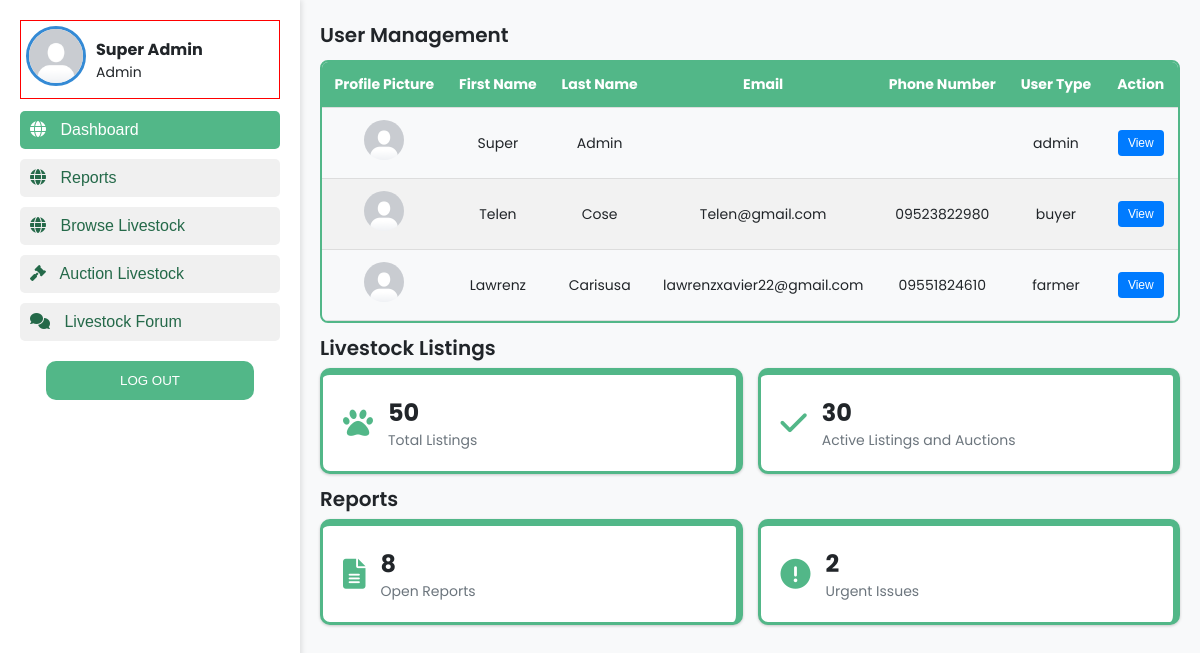
/Frontend/Admin/admin_dashboard.php (signed in), run on an earlier commit of the app's database.
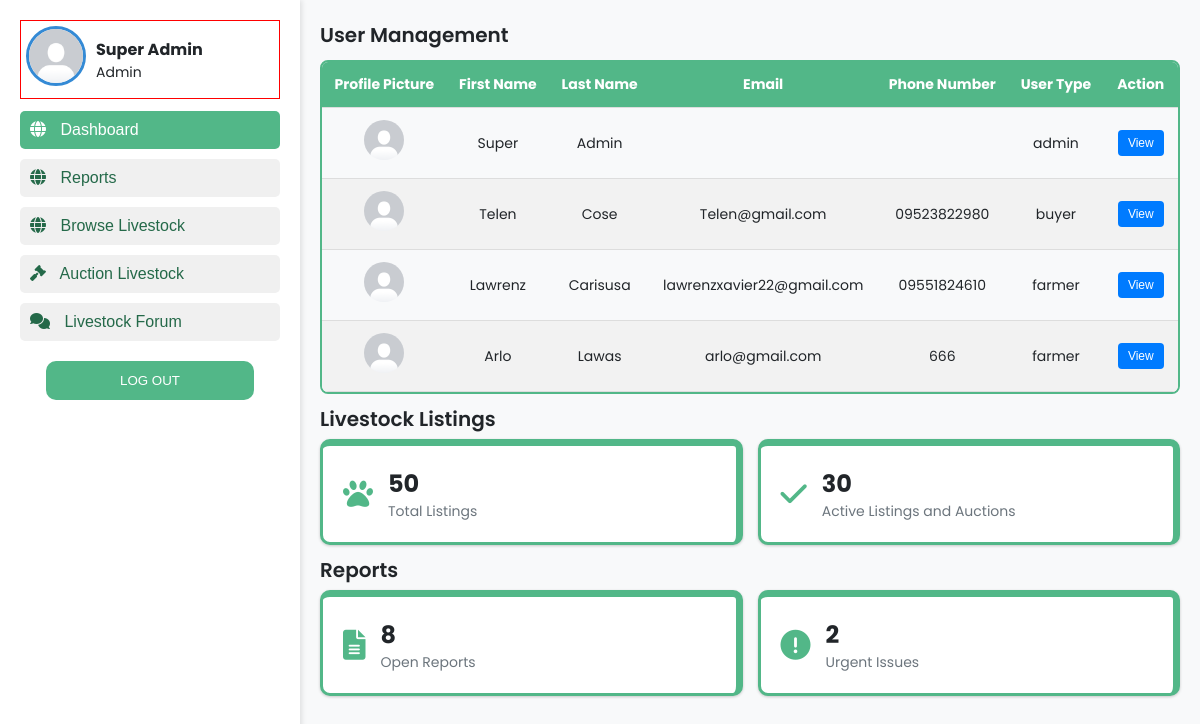
And on a later commit of the database.
### tables this page shows
CREATE TABLE `tbl_users` (
  `id` int(11) NOT NULL,
  `user_type` varchar(255) NOT NULL,
  `first_name` varchar(255) NOT NULL,
  `last_name` varchar(255) NOT NULL,
  `username` varchar(255) NOT NULL,
  `phone` varchar(255) NOT NULL,
  `email` varchar(255) NOT NULL,
  `password` varchar(255) NOT NULL,
  `profile_picture` varchar(255) NOT NULL
);

### Frontend/Admin/admin_dashboard.php (the view, shortened to what this page needs)
<?php
include('../../Backend/db/db_connect.php');
$default_profile_picture = '../../Assets/default-profile.png';
$user_query = "SELECT first_name, last_name, profile_picture, email, phone, user_type FROM tbl_users";
$user_result = mysqli_query($con, $user_query);
?>
<!DOCTYPE html>
<html lang="en">
<head>
    <link rel="stylesheet" href="../../css/main.css">
    <link rel="stylesheet" href="../../css/sidebar.css">
    <link rel="stylesheet" href="../../css/admin_dashboard.css">
    <link rel="stylesheet" href="https://cdnjs.cloudflare.com/ajax/libs/font-awesome/6.0.0-beta3/css/all.min.css">
</head>
<body>
    <div class="container">
        <?php
        include('../../sidebar/sidebar-admin.php');
        ?>
        <div class="main-content">
            <div class="dashboard-content">
                <div class="dashboard-section">
                    <h2>User Management</h2>
                    <div class="table-container">
                        <table class="user-management-table">
                            <thead>
                                <tr>
                                    <th>Profile Picture</th>
                                    <th>First Name</th>
                                    <th>Last Name</th>
                                    <th>Email</th>
                                    <th>Phone Number</th>
                                    <th>User Type</th>
                                    <th>Action</th>
                                </tr>
                            </thead>
                            <tbody>
                                <?php while ($user = mysqli_fetch_assoc($user_result)) {
                                    $user_profile_picture = !empty($user['profile_picture']) && file_exists('../../uploads/profile_pictures/' . $user['profile_picture'])
                                        ? '../../uploads/profile_pictures/' . $user['profile_picture']
                                        : $default_profile_picture;
                                ?>
                                    <tr>
                                        <td><img src="<?php echo htmlspecialchars($user_profile_picture); ?>" alt="Profile Picture" class="profile-img"></td>
                                        <td><?php echo htmlspecialchars($user['first_name']); ?></td>
                                        <td><?php echo htmlspecialchars($user['last_name']); ?></td>
                                        <td><?php echo htmlspecialchars($user['email']); ?></td>
                                        <td><?php echo htmlspecialchars($user['phone']); ?></td>
                                        <td><?php echo htmlspecialchars($user['user_type']); ?></td>
                                        <td>
                                            <button class="action-btn view-btn">View</button>
                                        </td>
                                    </tr>
                                <?php } ?>
                            </tbody>
                        </table>
                    </div>
                </div>
                <div class="dashboard-section">
                    <h2>Livestock Listings</h2>
                    <div class="listing-cards">
                        <div class="card">
                            <i class="fas fa-paw"></i>
                            <div>
                                <h3>50</h3>
                                <p>Total Listings</p>
                            </div>
                        </div>
                        <div class="card">
                            <i class="fas fa-check"></i>
                            <div>
                                <h3>30</h3>
                                <p>Active Listings and Auctions</p>
                            </div>
                        </div>
                    </div>
                </div>
                <div class="dashboard-section">
                    <h2>Reports</h2>
                    <div class="report-cards">
                        <div class="card">
                            <i class="fas fa-file-alt"></i>
                            <div>
                                <h3>8</h3>
                                <p>Open Reports</p>
                            </div>
                        </div>
                        <div class="card">
                            <i class="fas fa-exclamation-circle"></i>
                            <div>
                                <h3>2</h3>
                                <p>Urgent Issues</p>
                            </div>
                        </div>
                    </div>
                </div>
            </div>
        </div>
    </div>
</body>
</html>

What changed in the data, as far as the page shows it:
added tbl_users: first_name "Arlo", last_name "Lawas", email "arlo@gmail.com", phone "666", user_type "farmer"
